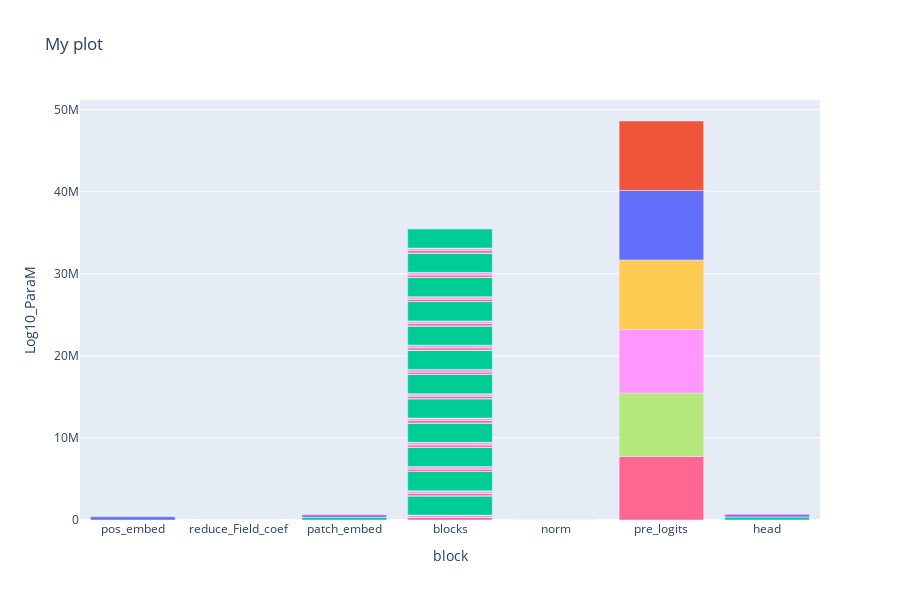

Notebook source saved alongside this figure:
### Code cell
get_model_para_bar(model)#768 210
